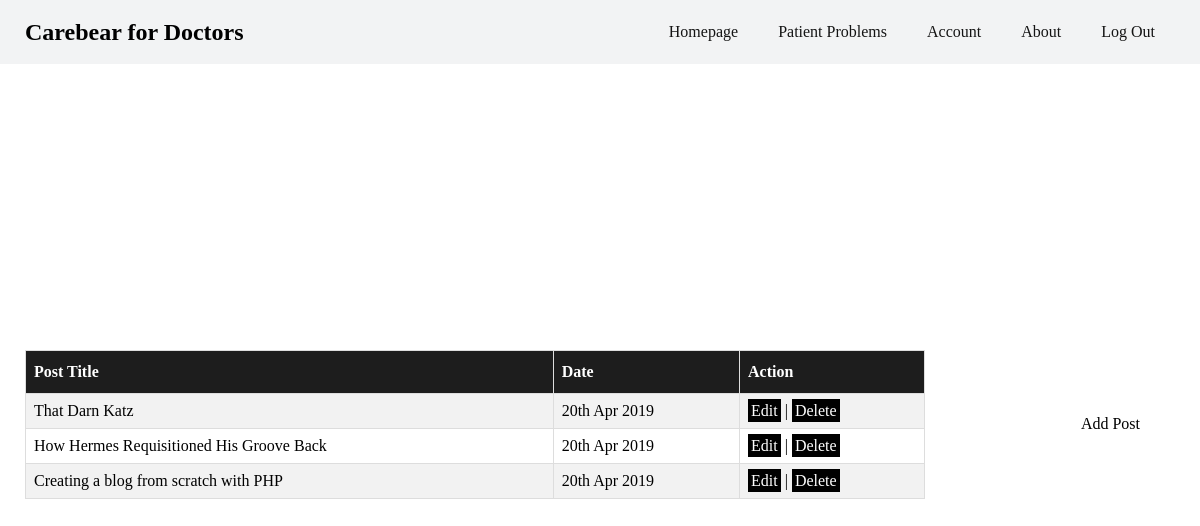
The app's page /pages/account.php (signed in) with its own data.
### tables this page shows
CREATE TABLE `posts` (
  `post_id` int(10) UNSIGNED NOT NULL,
  `post_author` varchar(255) DEFAULT NULL,
  `post_title` varchar(255) DEFAULT NULL,
  `post_content` text DEFAULT NULL,
  `post_date` datetime DEFAULT NULL,
  `post_img` varchar(255) DEFAULT NULL
);

### pages/account.php (the view, shortened to what this page needs)
<?php
require '../config.php';
require 'header.php';
?>
<main>
  <div class="account-container">
    <div class="post-table">
      <table id="post-table">
        <tr>
          <th>Post Title</th>
          <th>Date</th>
          <th>Action</th>
        </tr>
        <?php
        if ($_SESSION['userType'] == 'doctor') {
          $sql = 'SELECT * FROM posts WHERE post_author=?';
          $stmt = mysqli_stmt_init($conn);
          if (!mysqli_stmt_prepare($stmt, $sql)) {
            header("Location: ../pages/error.php?error=mysqlerror");
            exit();
          } else {
            mysqli_stmt_bind_param($stmt, "s", $_SESSION['userName']);
            mysqli_stmt_execute($stmt);
            $result = mysqli_stmt_get_result($stmt);
            while ($row = mysqli_fetch_assoc($result)) {
              echo '<tr>';
              echo '<td>' . $row['post_title'] . '</td>';
              echo '<td>' . date('jS M Y', strtotime($row['post_date'])) . '</td>';
              echo '<td>';
              echo '<a href="editpost.php?id=' . $row['post_id'] . '">Edit</a>';
              echo '  |  '; ?>
              <a href="javascript:delpost('
                                          <?php echo $row['post_id'] ?> ','
                                          <?php echo trim($row['post_title']) ?> ')">Delete</a>
              </td>
            <?php
          }
        }
      } else if ($_SESSION['userType'] == 'user') {
        $sql = 'SELECT * FROM submissions WHERE spost_author=?';
        $stmt = mysqli_stmt_init($conn);
        if (!mysqli_stmt_prepare($stmt, $sql)) {
          header("Location: ../pages/error.php?error=mysqlerror");
          exit();
        } else {
          mysqli_stmt_bind_param($stmt, "s", $_SESSION['userName']);
          mysqli_stmt_execute($stmt);
          $result = mysqli_stmt_get_result($stmt);
          while ($row = mysqli_fetch_assoc($result)) {
            echo '<tr>';
            echo '<td>' . $row['spost_title'] . '</td>';
            echo '<td>' . date('jS M Y', strtotime($row['spost_date'])) . '</td>';
            echo '<td>';
            ?>
              <a href="javascript:delpost('
                                          <?php echo $row['spost_id'] ?> ','
                                          <?php echo trim($row['spost_title']) ?> ')">Delete</a>
              </td>
            <?php
          }
        }
      } else {
        echo '<p>Problem with user/doctor</p>';
      }
      ?>
      </table>
    </div>
    <aside>
      <a href="addpost.php">Add Post</a>
    </aside>
  </div>
</main>

### css/homepage.css (style rules this page uses)
body { margin: 0; padding: 0; box-sizing: border-box; display: grid; grid-template-rows: 8vh 92vh; }
main { grid-row: 2; }
.account-container { height: 90vh; display: grid; grid-template-columns: 3fr 1fr; align-items: center; justify-items: center; }
.post-table { width: 100%; padding-left: 50px; }
#post-table { border-collapse: collapse; width: 100%; }
#post-table td, #post-table th { border: 1px solid #ddd; padding: 8px; }
#post-table tr:nth-child(even) { background-color: #f2f2f2; }
#post-table th { padding-top: 12px; padding-bottom: 12px; text-align: left; background-color: #1d1d1d; color: white; }
#post-table a { padding: 3px; text-decoration: none; color: white; background: black; }
aside { justify-self: end; margin: 0px 50px 0px 0px; display: flex; flex-direction: column; align-items: flex-end; justify-content: space-around; }
aside a { padding: 10px; text-decoration: none; color: black; }

### records on screen
posts: post_title "That Darn Katz", post_date "20th Apr 2019"
posts: post_title "How Hermes Requisitioned His Groove Back", post_date "20th Apr 2019"
posts: post_title "Creating a blog from scratch with PHP", post_date "20th Apr 2019"
